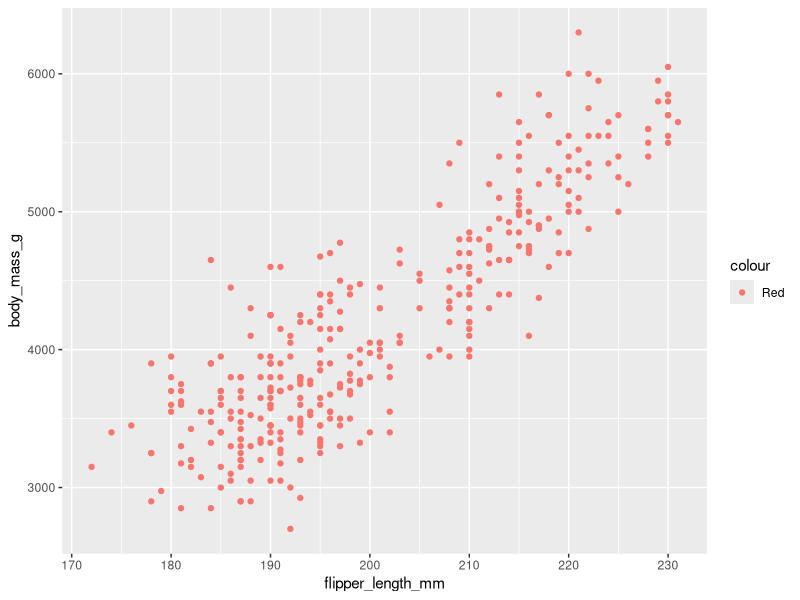

R code for this plot:
library(ggplot2)
library(palmerpenguins)

ggplot(data=penguins)+
  geom_point(mapping=aes(x=flipper_length_mm,y=body_mass_g,colour="Red"))